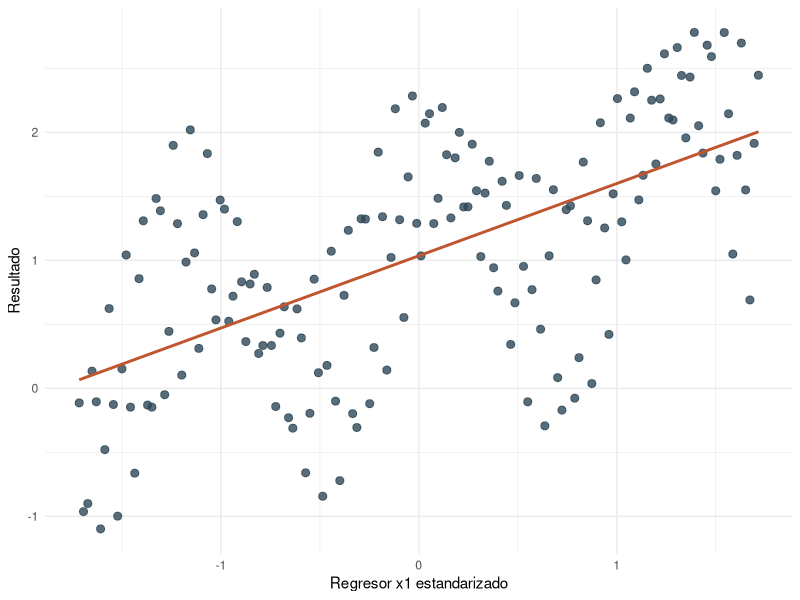
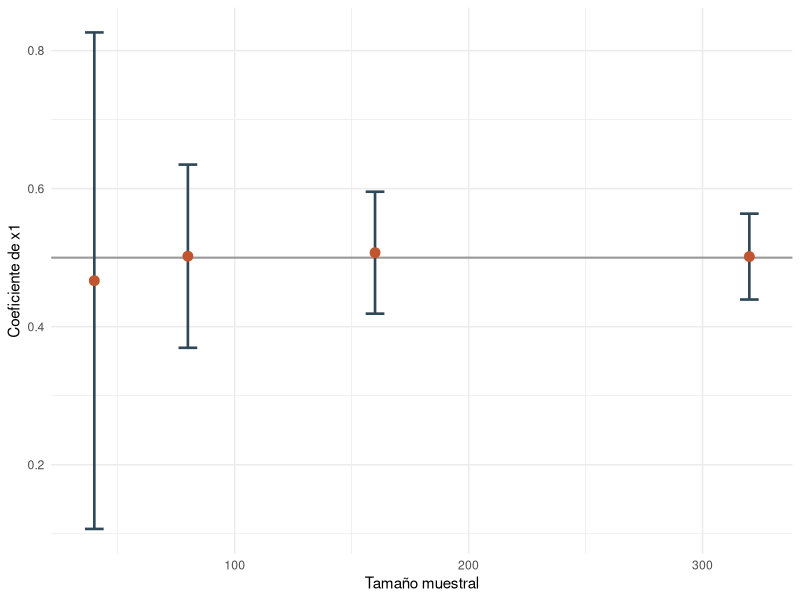

Generate these figures, in order, with R:
## ---- chunk 1
knitr::opts_chunk$set(
  comment = "#>",
  fig.align = "center",
  fig.width = 7,
  fig.height = 4.5,
  out.width = "80%",
  warning = FALSE,
  message = FALSE
)

library(ggplot2)
library(knitr)
## ---- chunk 2
crear_datos_asint <- function(n) {
  i <- seq_len(n)
  x1 <- as.numeric(scale(i))
  x2 <- cos(i / 9)
  error_base <- 0.7 * sin(1.7 * i) + 0.25 * (((i %% 4) - 1.5)^2)
  error <- error_base - mean(error_base)
  y <- 1 + 0.50 * x1 - 0.70 * x2 + error
  data.frame(i = i, x1 = x1, x2 = x2, y = y)
}

datos_asint <- crear_datos_asint(160)

kable(head(datos_asint, 10), digits = 3, caption = "Primeras observaciones de la base para inferencia asintótica")
## ---- chunk 3
ggplot(datos_asint, aes(x = x1, y = y)) +
  geom_point(color = "#2f4858", size = 2.4, alpha = 0.8) +
  geom_smooth(method = "lm", se = FALSE, color = "#C0562F", linewidth = 1) +
  labs(x = "Regresor x1 estandarizado", y = "Resultado") +
  theme_minimal()
## ---- chunk 4
modelo_asint <- lm(y ~ x1 + x2, data = datos_asint)
tabla_asint <- coef(summary(modelo_asint))

beta0_asint <- unname(coef(modelo_asint)[["(Intercept)"]])
beta_x1_asint <- unname(coef(modelo_asint)[["x1"]])
beta_x2_asint <- unname(coef(modelo_asint)[["x2"]])
se0_asint <- tabla_asint["(Intercept)", "Std. Error"]
se_x1_asint <- tabla_asint["x1", "Std. Error"]
se_x2_asint <- tabla_asint["x2", "Std. Error"]
r2_asint <- summary(modelo_asint)$r.squared

t_x1_asint <- (beta_x1_asint - 0.50) / se_x1_asint
p_norm_x1_asint <- 2 * (1 - pnorm(abs(t_x1_asint)))

R_asint <- rbind(c(0, 1, 0), c(0, 0, 1))
r_asint <- c(0.50, -0.70)
b_asint <- coef(modelo_asint)
V_asint <- vcov(modelo_asint)
wald_asint <- as.numeric(t(R_asint %*% b_asint - r_asint) %*%
  solve(R_asint %*% V_asint %*% t(R_asint)) %*%
  (R_asint %*% b_asint - r_asint))
p_wald_asint <- 1 - pchisq(wald_asint, df = 2)

kable(
  data.frame(
    termino = rownames(tabla_asint),
    estimacion = tabla_asint[, "Estimate"],
    error_estandar = tabla_asint[, "Std. Error"],
    t = tabla_asint[, "t value"],
    p_valor = tabla_asint[, "Pr(>|t|)"],
    row.names = NULL
  ),
  digits = 4,
  caption = "Resultados del modelo para inferencia asintótica en R"
)
## ---- chunk 5
tamanos <- c(40, 80, 160, 320)
tabla_tamanos <- do.call(
  rbind,
  lapply(tamanos, function(nn) {
    datos_nn <- crear_datos_asint(nn)
    modelo_nn <- lm(y ~ x1 + x2, data = datos_nn)
    se_nn <- coef(summary(modelo_nn))["x1", "Std. Error"]
    beta_nn <- unname(coef(modelo_nn)[["x1"]])
    data.frame(
      n = nn,
      beta_x1 = beta_nn,
      error_estandar = se_nn,
      inferior = beta_nn - 1.96 * se_nn,
      superior = beta_nn + 1.96 * se_nn
    )
  })
)

kable(tabla_tamanos, digits = 4, caption = "Coeficiente de x1 e intervalos aproximados para distintos tamaños muestrales")
## ---- chunk 6
ggplot(tabla_tamanos, aes(x = n, y = beta_x1)) +
  geom_hline(yintercept = 0.50, color = "grey60", linewidth = 0.7) +
  geom_errorbar(aes(ymin = inferior, ymax = superior), width = 8, color = "#2f4858", linewidth = 0.9) +
  geom_point(color = "#C0562F", size = 3) +
  labs(x = "Tamaño muestral", y = "Coeficiente de x1") +
  theme_minimal()
